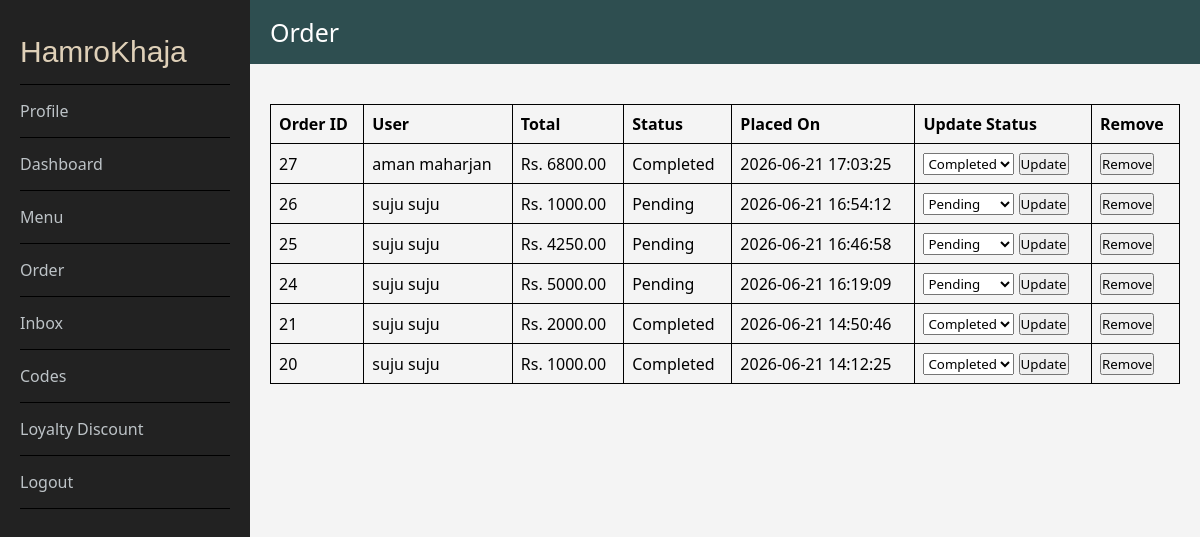
/restaurant/orders/orders.php (signed in), run on an earlier commit of the app's database.
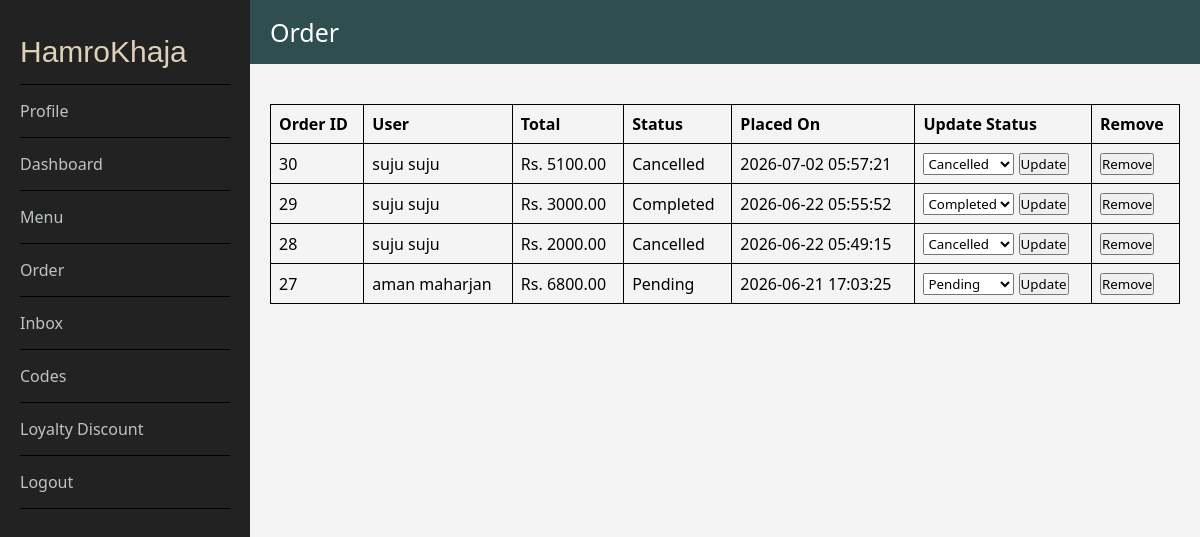
And on a later commit of the database.
### tables this page shows
CREATE TABLE `orders` (
  `id` int(11) NOT NULL,
  `user_id` int(11) NOT NULL,
  `total_amount` decimal(10,2) NOT NULL,
  `shipping_address` text NOT NULL,
  `payment_method` varchar(50) NOT NULL,
  `status` varchar(50) DEFAULT 'pending',
  `created_at` timestamp NOT NULL DEFAULT current_timestamp(),
  `restaurant_id` int(11) NOT NULL DEFAULT 1,
  `latitude` decimal(10,8) DEFAULT NULL,
  `longitude` decimal(11,8) DEFAULT NULL,
  `distance_km` decimal(6,2) DEFAULT NULL,
  `estimated_minutes` int(11) DEFAULT NULL,
  `seen` tinyint(1) NOT NULL DEFAULT 0
);

CREATE TABLE `users` (
  `id` int(11) NOT NULL,
  `name` varchar(100) NOT NULL,
  `email` varchar(100) NOT NULL,
  `password` varchar(255) NOT NULL,
  `contact` varchar(15) NOT NULL
);

### restaurant/orders/orders.php (the view, shortened to what this page needs)
<!DOCTYPE html>
<html lang="en">
<head>
  <link href="/food-ordering/restaurant/styles/style.css" rel="stylesheet">
</head>
<body>
  <?php include '../sidebar.php'; ?>
  <div class="main-content">
    <div class="topbar">Order</div>
    <div class="content">
      <?php
        require_once('../../db/connection.php');
        $restaurant_id = $_SESSION['admin_id'];
        $stmt = $conn->prepare("
          SELECT o.id, o.user_id, o.total_amount, o.status, o.created_at, u.name
          FROM orders o
          JOIN users u ON o.user_id = u.id
          WHERE o.restaurant_id = ?
          ORDER BY o.created_at DESC
        ");
        $stmt->bind_param("i", $restaurant_id);
        $stmt->execute();
        $result = $stmt->get_result();
      ?>
      <table class="menu-table">
        <thead>
          <tr>
            <th>Order ID</th>
            <th>User</th>
            <th>Total</th>
            <th>Status</th>
            <th>Placed On</th>
            <th>Update Status</th>
            <th>Remove</th>
          </tr>
        </thead>
        <tbody>
          <?php while ($row = $result->fetch_assoc()): ?>
          <tr>
            <td><?php echo $row['id']; ?></td>
            <td><?php echo htmlspecialchars($row['name']); ?></td>
            <td>Rs. <?php echo $row['total_amount']; ?></td>
            <td><?php echo ucfirst($row['status']); ?></td>
            <td><?php echo $row['created_at']; ?></td>
            <td>
              <form method="POST" action="update_order_status.php">
                <select name="status">
                  <option value="pending"    <?php if ($row['status'] === 'pending')    echo 'selected'; ?>>Pending</option>
                  <option value="completed"  <?php if ($row['status'] === 'completed')  echo 'selected'; ?>>Completed</option>
                  <option value="cancelled"  <?php if ($row['status'] === 'cancelled')  echo 'selected'; ?>>Cancelled</option>
                </select>
                <button type="submit" class="btn btn-sm btn-primary">Update</button>
              </form>
            </td>
            <td>
              <form method="POST" action="update_order_status.php" onsubmit="return confirm('Are you sure you want to remove this order?');">
                <button type="submit" class="btn btn-sm btn-danger">Remove</button>
              </form>
            </td>
          </tr>
          <?php endwhile; ?>
        </tbody>
      </table>
    </div>
  </div>
</body>
</html>

What changed in the data, as far as the page shows it:
removed orders: id "26", user.name "suju suju", total_amount "1000.00", status "Pending", created_at "2026-06-21 16:54:12"
removed orders: id "25", user.name "suju suju", total_amount "4250.00", status "Pending", created_at "2026-06-21 16:46:58"
removed orders: id "24", user.name "suju suju", total_amount "5000.00", status "Pending", created_at "2026-06-21 16:19:09"
removed orders: id "21", user.name "suju suju", total_amount "2000.00", status "Completed", created_at "2026-06-21 14:50:46"
removed orders: id "20", user.name "suju suju", total_amount "1000.00", status "Completed", created_at "2026-06-21 14:12:25"
added orders: id "30", user.name "suju suju", total_amount "5100.00", status "Cancelled", created_at "2026-07-02 05:57:21"
added orders: id "29", user.name "suju suju", total_amount "3000.00", status "Completed", created_at "2026-06-22 05:55:52"
added orders: id "28", user.name "suju suju", total_amount "2000.00", status "Cancelled", created_at "2026-06-22 05:49:15"
changed orders "aman maharjan": status "Completed" → "Pending"
